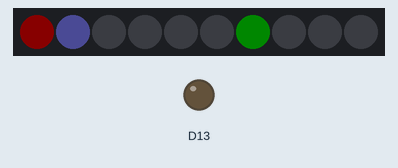
Recording of a sketch running on a simulated Adafruit Circuit Playground Express. Shown: 10 RGB LEDs in strip order, left to right, output pins drawn as LEDs (lit = HIGH). Dim RGB values are drawn brighter than linear.

Above: at 0.1 s.
At 7.8 s:
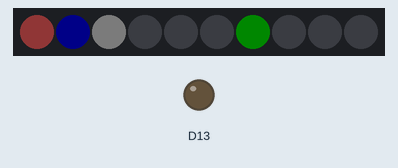
At 13.9 s:
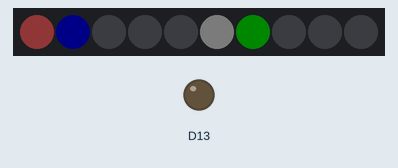
At 19.1 s:
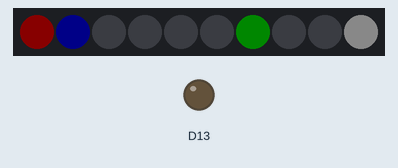
At 28.6 s:
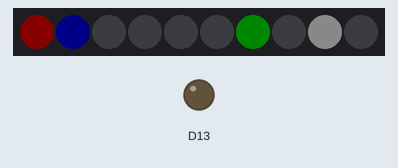
At 38.9 s:
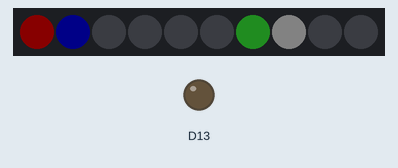

Measured:
- what the display in image 1 shows lasts 0.8 s, from 7.8 s to 8.6 s

The sketch:

CRX_TenTimeClock1.ino
```cpp
// =================================================
// CRX Ten-Time Clock
// Adafruit Circuit Playground
//
// Decimal / Ten-Time display:
//
// Red    = decimal hour
// Green  = decimal minute
// Blue   = decimal second
//
// Dim white:
//     fast hundredths indicator
//
// Bright white:
//     advances one position each time
//     the fast white indicator completes a lap
//
// Decimal day:
//
// 10 hours per day
// 10 minutes per hour
// 10 seconds per minute
// 100 hundredths per second
//
// Total:
// 100,000 decimal hundredths per day
//
// -------------------------------------------------
// Normal time to starting decimal hundredths:
//
// ((hour * 3600) +
//  (minute * 60) +
//  second) * 1000 / 864
//
// Example:
//
// 11:36:00
//
// ((11 * 3600) +
//  (36 * 60)) * 1000 / 864
//
// = 48333
//
// =================================================


#include <Adafruit_CircuitPlayground.h>


// -------------------------------------------------
// LED colors
// -------------------------------------------------

#define HOUR_RED            50
#define MINUTE_GREEN        50
#define SECOND_BLUE         50

#define ROTATE_LEVEL        20
#define SLOW_ROTATE_LEVEL   35


// -------------------------------------------------
// Global NeoPixel brightness
//
// Range:
// 0   = off
// 255 = maximum
// -------------------------------------------------

#define LED_BRIGHTNESS      50


// -------------------------------------------------
// One normal 24-hour day in milliseconds
// -------------------------------------------------

#define REAL_DAY_MS         86400000ULL


// -------------------------------------------------
// Starting decimal time
//
// Convert normal 24-hour time using:
//
// ((hour * 3600) +
//  (minute * 60) +
//  second) * 1000 / 864
//
// Example:
// 11:36:00 = 48333
// -------------------------------------------------

uint64_t START_DECIMAL_HUNDREDTHS =
    48333;


// -------------------------------------------------
// LED mapping
//
// Circuit Playground is mounted upside down,
// with USB at the 6 o'clock position.
//
// Logical decimal positions 0 through 9
// are mapped to physical NeoPixels here.
// -------------------------------------------------

const uint8_t clockwiseLed[10] =
{
    4, 3, 2, 1, 0, 9, 8, 7, 6, 5
};


// -------------------------------------------------
// Convert compiler time to decimal time
//
// __TIME__ format:
//
// HH:MM:SS
//
// This may be used instead of manually setting
// START_DECIMAL_HUNDREDTHS.
// -------------------------------------------------

uint64_t getCompileDecimalTime()
{
    const char *compileTime =
        __TIME__;


    uint8_t hours =
        (compileTime[0] - '0') * 10 +
        (compileTime[1] - '0');


    uint8_t minutes =
        (compileTime[3] - '0') * 10 +
        (compileTime[4] - '0');


    uint8_t seconds =
        (compileTime[6] - '0') * 10 +
        (compileTime[7] - '0');


    uint32_t realSeconds =
        (hours * 3600UL) +
        (minutes * 60UL) +
        seconds;


    return
        ((uint64_t)realSeconds *
        100000ULL) /
        86400ULL;
}


// -------------------------------------------------
// Setup
// -------------------------------------------------

void setup()
{
    CircuitPlayground.begin();


    CircuitPlayground.strip.setBrightness(
        LED_BRIGHTNESS
    );


    // -------------------------------------------------
    // Optional:
    //
    // Start clock using computer compile time.
    //
    // Uncomment this line to use it.
    // -------------------------------------------------

    // START_DECIMAL_HUNDREDTHS =
    //     getCompileDecimalTime();
}


// -------------------------------------------------
// Main loop
// -------------------------------------------------

void loop()
{
    uint32_t currentMillis =
        millis();


    // -------------------------------------------------
    // Convert elapsed normal milliseconds into
    // elapsed decimal hundredths.
    // -------------------------------------------------

    uint64_t elapsedHundredths =
        ((uint64_t)currentMillis *
        100000ULL) /
        REAL_DAY_MS;


    // -------------------------------------------------
    // Add elapsed time to starting time
    // -------------------------------------------------

    uint64_t decimalHundredths =
        START_DECIMAL_HUNDREDTHS +
        elapsedHundredths;


    // -------------------------------------------------
    // Keep clock within one decimal day
    // -------------------------------------------------

    decimalHundredths %=
        100000ULL;


    // -------------------------------------------------
    // Get total decimal seconds
    // -------------------------------------------------

    uint16_t decimalSeconds =
        decimalHundredths /
        100;


    // -------------------------------------------------
    // Split into decimal time
    //
    // H : M : S
    // -------------------------------------------------

    uint8_t hours =
        decimalSeconds /
        100;


    uint8_t minutes =
        (decimalSeconds /
        10) %
        10;


    uint8_t seconds =
        decimalSeconds %
        10;


    // -------------------------------------------------
    // Get hundredths within current decimal second
    // -------------------------------------------------

    uint8_t hundredths =
        decimalHundredths %
        100;


    // -------------------------------------------------
    // Fast white indicator
    //
    // Cycles:
    //
    // 0 1 2 3 4 5 6 7 8 9
    //
    // ten times per decimal second.
    // -------------------------------------------------

    uint8_t rotateLed =
        hundredths %
        10;


    // -------------------------------------------------
    // Slow white indicator
    //
    // Advances one position every time
    // the fast white indicator completes a lap.
    // -------------------------------------------------

    uint8_t slowRotateLed =
        hundredths /
        10;


    // -------------------------------------------------
    // Display clock
    // -------------------------------------------------

    showTime(
        hours,
        minutes,
        seconds,
        rotateLed,
        slowRotateLed
    );
}


// -------------------------------------------------
// Display decimal time
// -------------------------------------------------

void showTime(
    uint8_t hourLed,
    uint8_t minuteLed,
    uint8_t secondLed,
    uint8_t rotateLed,
    uint8_t slowRotateLed)
{
    uint8_t red[10] =
        {0};

    uint8_t green[10] =
        {0};

    uint8_t blue[10] =
        {0};


    // -------------------------------------------------
    // Convert logical decimal positions
    // into physical NeoPixel positions
    // -------------------------------------------------

    uint8_t hourDisplay =
        clockwiseLed[hourLed];


    uint8_t minuteDisplay =
        clockwiseLed[minuteLed];


    uint8_t secondDisplay =
        clockwiseLed[secondLed];


    uint8_t rotateDisplay =
        clockwiseLed[rotateLed];


    uint8_t slowRotateDisplay =
        clockwiseLed[slowRotateLed];


    // -------------------------------------------------
    // Decimal hour
    // -------------------------------------------------

    red[hourDisplay] =
        HOUR_RED;


    // -------------------------------------------------
    // Decimal minute
    // -------------------------------------------------

    green[minuteDisplay] =
        MINUTE_GREEN;


    // -------------------------------------------------
    // Decimal second
    // -------------------------------------------------

    blue[secondDisplay] =
        SECOND_BLUE;


    // -------------------------------------------------
    // Slow white indicator
    //
    // Add RGB values so it can share an LED
    // with hour, minute, second, or fast white.
    // -------------------------------------------------

    red[slowRotateDisplay] +=
        SLOW_ROTATE_LEVEL;

    green[slowRotateDisplay] +=
        SLOW_ROTATE_LEVEL;

    blue[slowRotateDisplay] +=
        SLOW_ROTATE_LEVEL;


    // -------------------------------------------------
    // Fast white hundredths indicator
    // -------------------------------------------------

    red[rotateDisplay] +=
        ROTATE_LEVEL;

    green[rotateDisplay] +=
        ROTATE_LEVEL;

    blue[rotateDisplay] +=
        ROTATE_LEVEL;


    // -------------------------------------------------
    // Update NeoPixels
    // -------------------------------------------------

    for (
        uint8_t i = 0;
        i < 10;
        i++)
    {
        CircuitPlayground.setPixelColor(
            i,
            red[i],
            green[i],
            blue[i]
        );
    }
}
```
